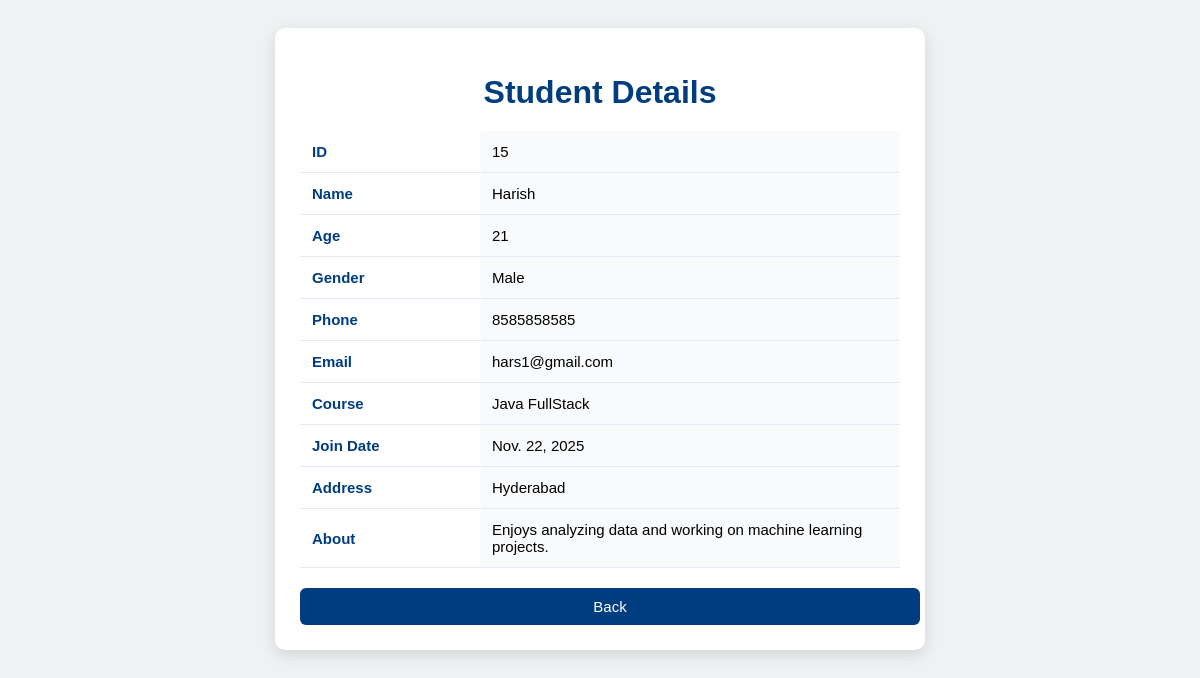
Screenshot of /std/15/ with the database file from the repository.
### App/models.py (models this page shows, shortened)
class Student(models.Model):
    GENDER_CHOICES = (
        ("Male", "Male"),
        ("Female", "Female"),
        ("Other", "Other"),
    )
    name = models.CharField(max_length=100)
    age = models.PositiveIntegerField()
    gender = models.CharField(max_length=10, choices=GENDER_CHOICES)
    phone = models.CharField(max_length=12)
    email = models.EmailField(unique=True)
    course = models.CharField(max_length=100)
    join_date = models.DateField(default=timezone.now)
    address = models.CharField(max_length=255)
    about = models.TextField(max_length=200)

### App/views.py (the view)
# urls.py: path("std/<int:id>/",single_student,name="single"),
def single_student(request,id):
    details = get_object_or_404(Student,id=id)
    return render (request,"view_std.html",{"details":details})

### App/templates/view_std.html (shortened to what this page needs)
<!DOCTYPE html>
<html>
<head>
</head>
<body>
<div class="container">
    <h1>Student Details</h1>
    <table>
        <tr><th>ID</th><td>{{ details.id }}</td></tr>
        <tr><th>Name</th><td>{{ details.name }}</td></tr>
        <tr><th>Age</th><td>{{ details.age }}</td></tr>
        <tr><th>Gender</th><td>{{ details.gender }}</td></tr>
        <tr><th>Phone</th><td>{{ details.phone }}</td></tr>
        <tr><th>Email</th><td>{{ details.email }}</td></tr>
        <tr><th>Course</th><td>{{ details.course }}</td></tr>
        <tr><th>Join Date</th><td>{{ details.join_date }}</td></tr>
        <tr><th>Address</th><td>{{ details.address }}</td></tr>
        <tr><th>About</th><td>{{ details.about }}</td></tr>
    </table>
    <a href="{% url 'main' %}" class="btn-back">Back</a>
</div>
</body>
</html>

### App/templates/view_std.html (style rules this page uses)
body { font-family: Arial, sans-serif; background: #eef2f3; padding: 20px; }
.container { max-width: 600px; margin: auto; background: white; padding: 25px; border-radius: 10px; box-shadow: 0px 5px 15px rgba(0,0,0,0.12); }
h1 { text-align: center; color: #003d80; margin-bottom: 20px; }
table { width: 100%; border-collapse: collapse; font-size: 15px; }
th, td { padding: 12px; border-bottom: 1px solid #e3e9f5; }
th { color: #003d80; width: 30%; text-align: left; }
td { background: #f8fafc; border-radius: 5px; }
.btn-back { display: block; width: 100%; margin-top: 20px; background:#003d80; color:white; padding: 10px; border-radius: 6px; text-align: center; text-decoration: none; font-size: 15px; cursor: pointer; transition: 0.3s; }

### rows the page displays
Student: id "15", name "Harish", age "21", gender "Male", phone "8585858585", email "hars1@gmail.com", course "Java FullStack", join_date "Nov. 22, 2025", address "Hyderabad", about "Enjoys analyzing data and working on machine learning projects."
